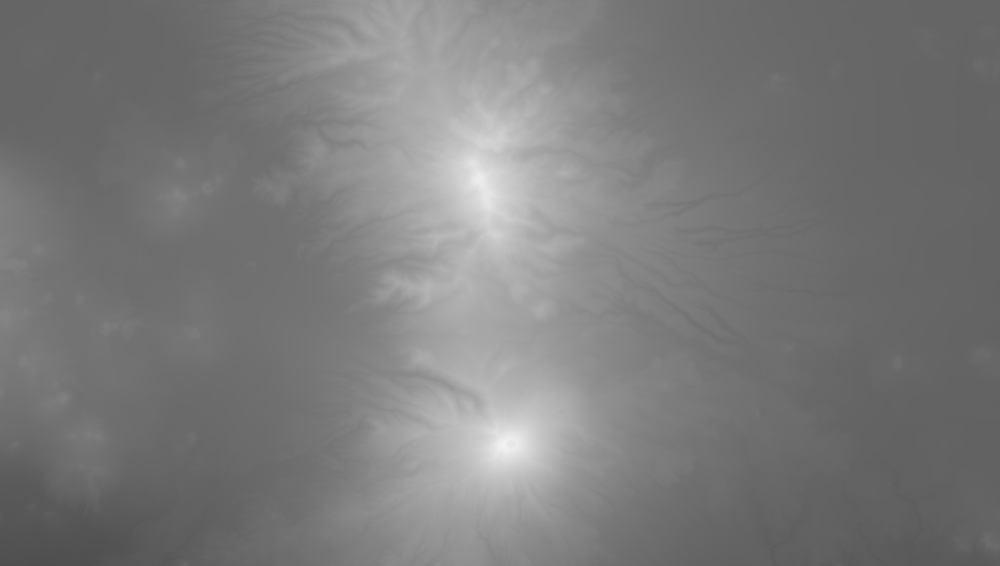
%> input picture 6to/Visualizacion/Practicas/Practica4/elevations.tif, 1000 x 566 px, shrunk from 1686 x 955 before the run
$ octave Ejercicio2.m   (GNU Octave 9; MATLAB toolbox functions it lacks are replaced by stand-ins)
%> lines starting %> are read from the running program, lines starting %| are printed output that depends on the picture
elevations = double(imread('elevations.tif'));
%> elevations: size 566x1000 double; min 77, max 244, mean 122.8; mean of the top-left, top-right, bottom-left and bottom-right quarters 129.8, 120.2, 123, 118.5

% Suavizamos la imagen y reducir ruido
sigma = 2;
elevations = imgaussfilt(elevations, sigma);

% Normalizamos la imagen entre 0 y 1
elevations = (elevations - min(elevations(:))) / (max(elevations(:)) - min(elevations(:)));
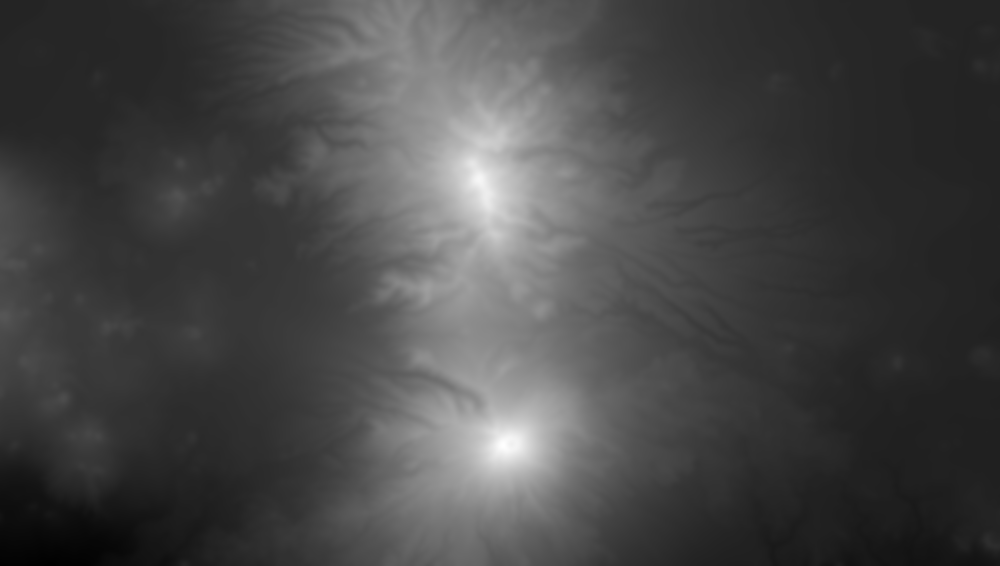
%> elevations: size 566x1000 double; min 0, max 1, mean 0.278

% Límites del color para mejorar el contraste
cmin = 0.1;
cmax = 0.9;

% Mostrar la imagen con 16 niveles de color
figure;
imagesc(elevations);
colormap(turbo(16));
colorbar;
caxis([cmin cmax]);
axis equal; % Proporción de aspecto
axis off;
title('Mapa de elevaciones');
shading interp; % Suaviza las transiciones de color
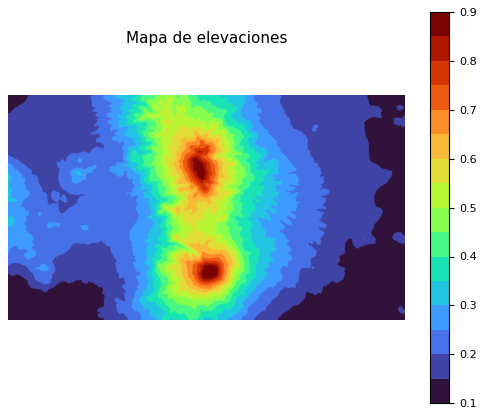
%> figure redrawn from the program's plot data
